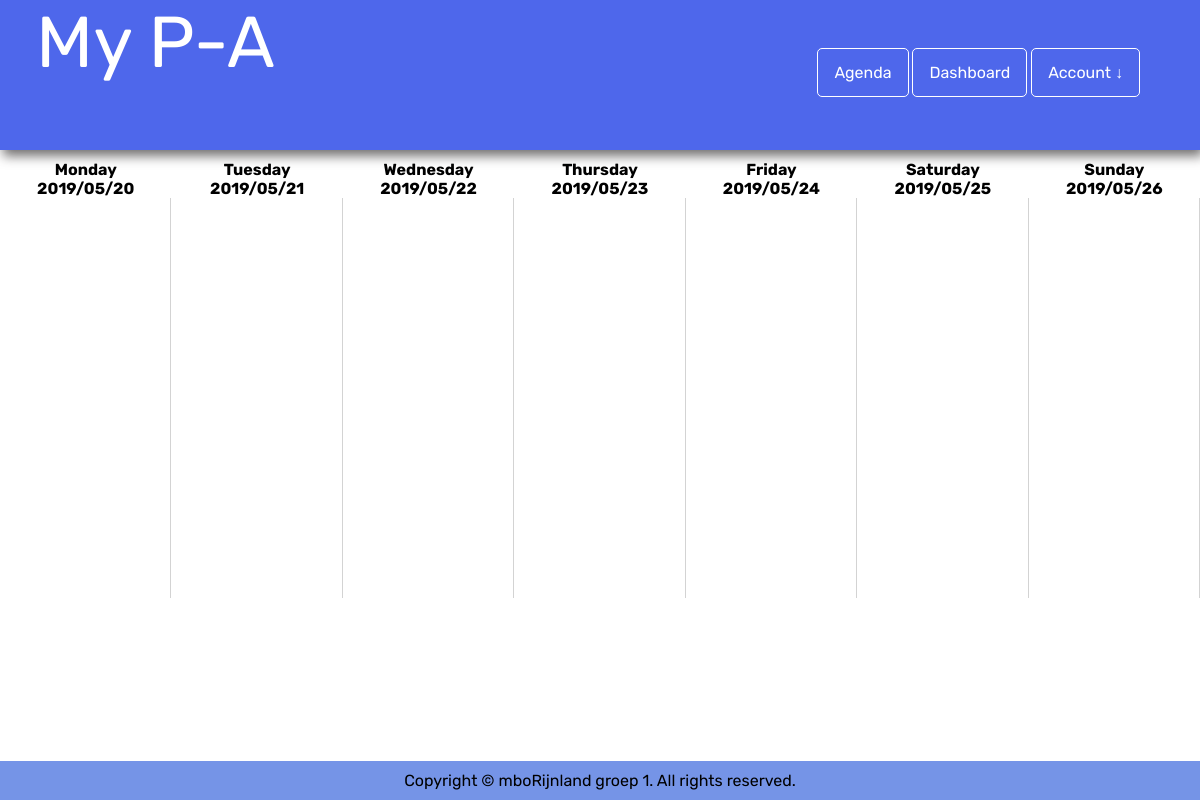
Page /index.php?page=agenda (signed in) on the earlier database version.
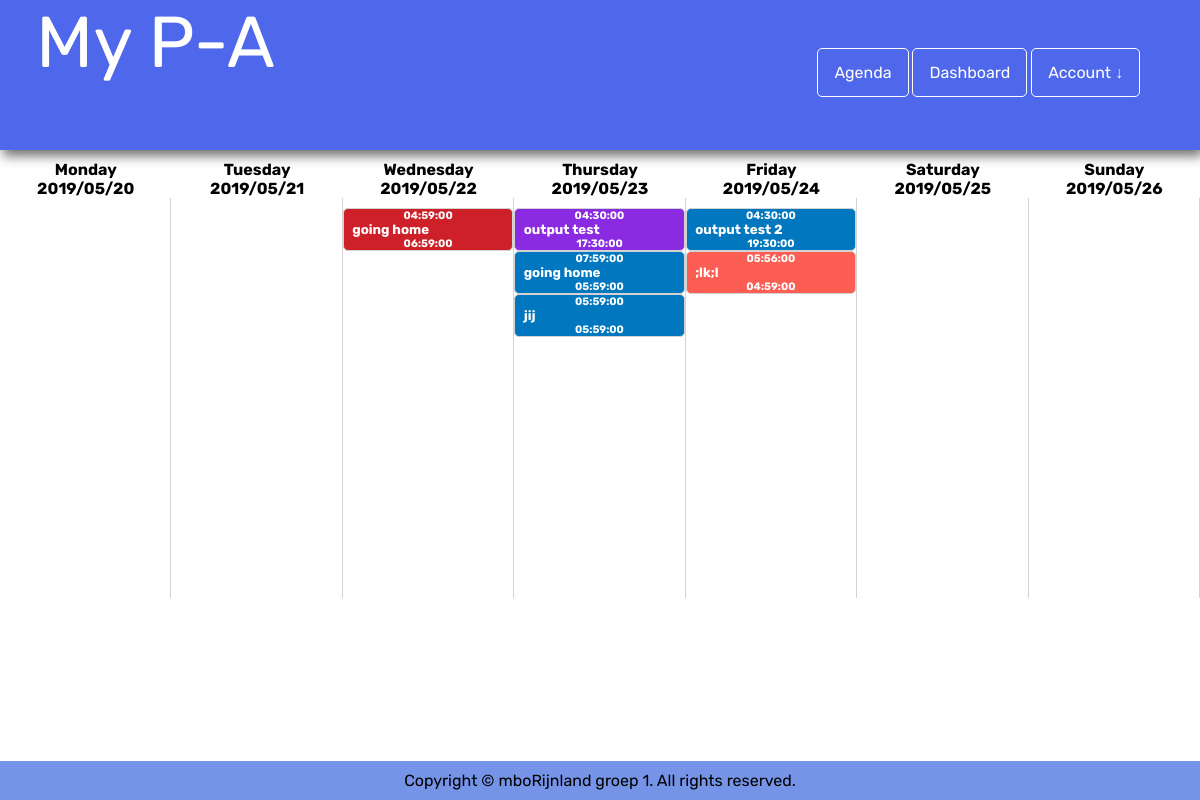
Same page on the later database version.
### tables this page shows
CREATE TABLE `task` (
  `Task_ID` int(255) NOT NULL,
  `User_ID` int(255) NOT NULL,
  `Task` varchar(150) NOT NULL,
  `Priority` varchar(10) NOT NULL,
  `Description` text NOT NULL,
  `Color_ID` int(20) NOT NULL,
  `Date` date NOT NULL,
  `Time` time NOT NULL,
  `End_time` time NOT NULL
);

### pages/agenda.php (the view, shortened to what this page needs)
<section id="agenda">
   <div class="grid-container">
        <?php
            $id = $_SESSION['id'];
            $day = date('w');
            $day = $day - 1;
            $week_start = date("Y/m/d", strtotime('-'.$day.' days'));
            $startdate = strtotime($week_start);
            $enddate = strtotime("+7 days", $startdate);
            while ($startdate < $enddate) {
?>
                <div class="day">
                    <h4>
                        <?php
                            echo date("l", $startdate);
                            ?>
                            <br>
                            <?php
                            echo date("Y/m/d", $startdate);
                        ?>
                    </h4>
                    <div class="<?php echo date("l", $startdate);?> lane">
<?php
                            $dayQuery = $conn->prepare("SELECT * FROM task WHERE Date=? and User_ID = ?");
                            $dayQuery->execute(array(date("Y/m/d", $startdate),$id));
                            if($dayQuery->rowCount() > 0) {
                                while($row = $dayQuery->fetch(PDO::FETCH_ASSOC)){
                                    ?>
                                        <?php
                                            $color_id = $row['Color_ID'];
                                            $query = $conn->prepare("SELECT Color FROM Color WHERE Color_ID=?");
                                            $query->execute(array($color_id));
                                            $row2 = $query->fetch(PDO::FETCH_BOTH);
                                            if($query->rowCount() > 0) {
                                                $color_name = $row2['Color'];
                                            }
                                        ?>
                                        <div class="task <?php echo $color_name; ?> >">
                                            <div class="taskWrapper">
                                                <div class="agendaTime">
                                                    <h6><?php echo $row['Time'] ?></h6>
                                                </div>
                                                <div class="nameHolder">
                                                    <h5><?php echo $row['Task'];?></h5>
                                                </div>
                                                <div class="agendaTime">
                                                    <h6><?php echo $row['End_time'] ?></h6>
                                                </div>
                                            </div>
                                        </div>
                                    <?php
                                }
                            }
                        $startdate = strtotime("+1 day", $startdate);
?>
                            </div>
                        </div>
                        <?php
                }
?>
    </div>
</section>

### pages/userHeader.php (shortened to what this page needs)
<!DOCTYPE html>
<html lang="en">
  <head>
    <link rel="stylesheet" href="https://use.fontawesome.com/releases/v5.8.2/css/all.css">
    <link rel="stylesheet" href="css/header-footer.css?ts<?=time()?>">
    <link rel="stylesheet" href="css/style.css?ts<?=time()?>">
    <link rel="stylesheet" href="css/agenda.css?ts<?=time()?>">
    <link rel="stylesheet" href="css/dashboard.css?ts<?=time()?>">
  </head>
  <body>
    <nav>
      <div id="navbar-brand">
        <a class="navbar-brand" href="index.php?page=agenda">My P-A</a>
      </div>
        <div id="menu">
          <ul>
            <li>
              <a href="index.php?page=agenda">Agenda</a>
            </li>
            <li>
              <a href="index.php?page=dashboard">Dashboard</a>
            </li>
            <li class="dropdown">
              <a href="#" class="dropbtn">Account &#8595;</a>
            </li>
          </ul>
      </div>
    </nav>

### index.php (shortened to what this page needs)
<?php
	if (isset($_SESSION['id'])) {
		$id = $_SESSION['id'];
	}
	if (isset($id)) {
		$_head = 'pages/userHeader';
	} else {
		$_head = 'pages/header';
	}
	require($_head.".php");
	if(isset($_GET['page'])){
		$pages=array("home","agenda","dashboard","login","account","register","logout");
		if(in_array($_GET['page'], $pages)) {
			$_page=$_GET['page'];
		}else{
			$_page="home";
		}
	}
?>
<div class="content">
    <?php
			require("pages/".$_page.".php");
    ?>
</div>
<?php include 'pages/footer.php';?>

### pages/footer.php
    <footer class="footer">
      <p>Copyright © mboRijnland groep 1. All rights reserved.</p>
    </footer>
  </body>
</html>

### css/header-footer.css (style rules this page uses)
* { font-family: 'Rubik', sans-serif !important; padding: 0; margin: 0; -webkit-box-sizing: border-box; -moz-box-sizing: border-box; box-sizing: border-box; }
nav { width: 100%; height: 150px !important; background: #4e67eb; filter: drop-shadow(3px 6px 6px rgba(36, 33, 33, 0.65)); margin-bottom: 0 !important; }
nav ul { list-style-type: none; float: right; }
nav ul li { display: inline-block; border-radius: 5px; border: 1px solid white; }
.navbar-brand { color: #fff; font-size: 450%; text-decoration-line: none; }
div#navbar-brand { width: 50%; padding-left: 3%; float: left; }
#menu { overflow: hidden; padding: 4% 0 4% 0; margin-right: 5%; }
nav li a, .dropbtn { display: inline-block; color: #fff; text-align: center; padding: 14px 16px; text-decoration: none; }
li.dropdown { display: inline-block; }
.footer p { width: 100%; text-align: center; padding: 10px; background-color: #7594E7; }

### css/style.css (style rules this page uses)
html, body, .left { min-height: 100% !important; }
html { overflow-y: scroll !important; scroll-behavior: smooth !important; }
html, body { height: 100%; }
body { display: flex; flex-direction: column; }
.content { flex: 1 0 auto; }
.footer { flex-shrink: 0; }

### css/agenda.css (style rules this page uses)
.grid-container { display: grid; grid-template-columns: 1fr 1fr 1fr 1fr 1fr 1fr 1fr; grid-template-rows: 100% 1fr 1fr 1fr 1fr 1fr 1fr 1fr 1fr 1fr 1fr 1fr 1fr 1fr 1fr 1fr 1fr 1fr 1fr 1fr 1fr 1fr 1fr; grid-template-areas: "Monday Tuesday Wednesday Thursday Friday Saturday Sunday" "Monday Tuesday Wednesday Thursday Friday Saturday Sunday" "Monday Tuesday Wednesday Thursday Friday Saturday Sunday" "Monday Tuesday Wednesday Thursday Friday Saturday Sunday" "Monday Tuesday Wednesday Thursday Friday Saturday Sunday" "Monday Tuesday Wednesday Thursday Friday Saturday Sunday" "Monday Tuesday Wednesday Thursday Friday Saturday Sunday" "Monday Tuesday Wednesday Thursday Friday Saturday Sunday" "Monday Tuesday Wednesday Thursday Friday Saturday Sunday" "Monday Tuesday Wednesday Thursday Friday Saturday Sunday" "Monday Tuesday Wednesday Thursday Friday Saturday Sunday" "Monday Tuesday Wednesday Thursday Friday Saturday Sunday" "Monday Tuesday Wednesday Thursday Friday Saturday Sunday" "Monday Tuesday Wednesday Thursday Friday Saturday Sunday" "Monday Tuesday Wednesday Thursday Friday Saturday Sunday" "Monday Tuesday Wednesday Thursday Friday Saturday Sunday" "Monday Tuesday Wednesday Thursday Friday Saturday Sunday" "Monday Tuesday Wednesday Thursday Friday Saturday Sunday" "Monday Tuesday Wednesday Thursday Friday Saturday Sunday" "Monday Tuesday Wednesday Thursday Friday Saturday Sunday" "Monday Tuesday Wednesday Thursday Friday Saturday Sunday" "Monday Tuesday Wednesday Thursday Friday Saturday Sunday" "Monday Tuesday Wednesday Thursday Friday Saturday Sunday"; }
.Monday { grid-area: Monday; }
.Tuesday { grid-area: Tuesday; }
.Wednesday { grid-area: Wednesday; }
.Thursday { grid-area: Thursday; }
.Friday { grid-area: Friday; }
.Saturday { grid-area: Saturday; }
.Sunday { grid-area: Sunday; }
.lane { border-right: 1px solid lightgrey; min-height: 400px; padding-top: 10px; }
.day h4 { text-align: center; }
#agenda { padding-top: 10px; width: 100% !important; float: left; }
.task { width: 100%; border-radius: 5px; border: 1px solid lightgray; }
.taskWrapper { width: 90%; margin: auto; }
.nameHolder h5 { color: white; }
.agendaTime h6 { text-align: center; color: white; }
.protonPurple { background-color: #8A2BE2; }
.fieryReds { background-color: #ce2029; }
.oceanBlue { background-color: #0077be; }
.sunsetOrange { background-color: #fd5e53; }

Differences in the rows shown:
added task: Time "04:59:00", Task "going home", End_time "06:59:00", shown under "Wednesday"
added task: Time "04:30:00", Task "output test", End_time "17:30:00", shown under "Thursday"
added task: Time "07:59:00", Task "going home", End_time "05:59:00", shown under "Thursday"
added task: Time "05:59:00", Task "jij", End_time "05:59:00", shown under "Thursday"
added task: Time "04:30:00", Task "output test 2", End_time "19:30:00", shown under "Friday"
added task: Time "05:56:00", Task ";lk;l", End_time "04:59:00", shown under "Friday"
